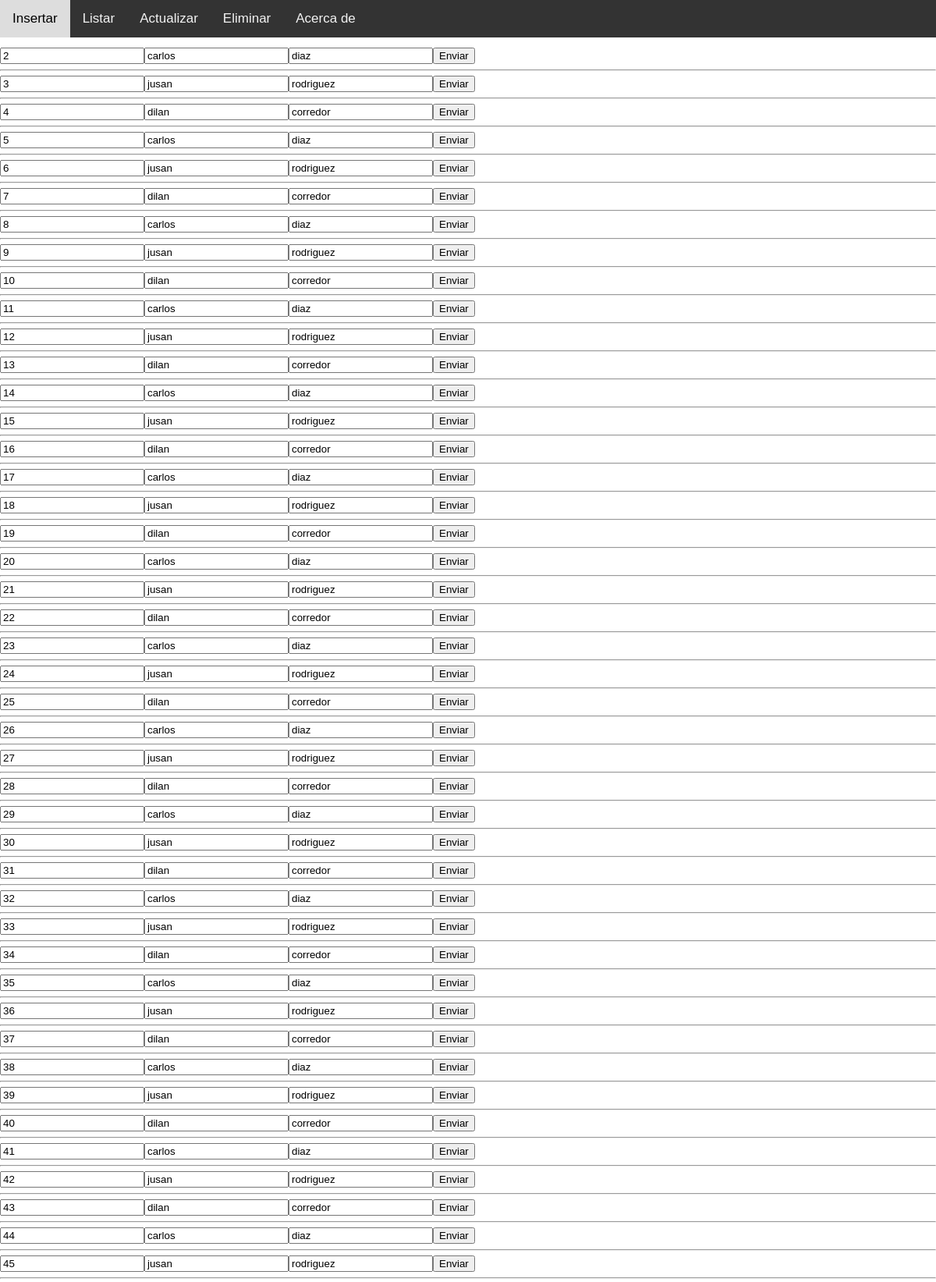
/actualizar.php (upper part), run on the app's committed database.
### tables this page shows
CREATE TABLE `usuarios` (
  `id` int(30) NOT NULL,
  `nombre` text NOT NULL,
  `apellido` text NOT NULL,
  `correo` text NOT NULL,
  `telefono` int(30) NOT NULL
);

### actualizar.php (the view, shortened to what this page needs)
<!DOCTYPE html>
<html lang="en">
<head>
</head>
<body>
    <?php
    include_once('cabecera.php');
    include_once('conexion.php');
    echo '<pre>';
    $sql = "SELECT id,nombre,apellido FROM usuarios";
    $resultado = $conexion->query($sql);
    if ($resultado->num_rows > 0) {
        while ($fila = $resultado->fetch_assoc()) {
            echo "<form action=actualizarR.php method='post'><input type='text' readonly name='id' value='" . $fila['id'] . "'>";
            echo "<input type='text' name='nombre' value='" . $fila['nombre'] . "'>";
            echo "<input type='text' name='apellido' value='" . $fila['apellido'] . "'>";
            echo "<button>Enviar</button></form><hr>";
        }
    } else {
        echo "Sin registros encontrados en la base de datos";
    }
    ?>
    </pre>
</body>
</html>

### estilos.css (style rules this page uses)
body { margin: 0; font-family: Arial, Helvetica, sans-serif; }

### data on the page
usuarios: id "2", nombre "carlos", apellido "diaz"
usuarios: id "3", nombre "jusan", apellido "rodriguez"
usuarios: id "4", nombre "dilan", apellido "corredor"
usuarios: id "5", nombre "carlos", apellido "diaz"
usuarios: id "6", nombre "jusan", apellido "rodriguez"
usuarios: id "7", nombre "dilan", apellido "corredor"
usuarios: id "8", nombre "carlos", apellido "diaz"
usuarios: id "9", nombre "jusan", apellido "rodriguez"
usuarios: id "10", nombre "dilan", apellido "corredor"
usuarios: id "11", nombre "carlos", apellido "diaz"
usuarios: id "12", nombre "jusan", apellido "rodriguez"
usuarios: id "13", nombre "dilan", apellido "corredor"
usuarios: id "14", nombre "carlos", apellido "diaz"
usuarios: id "15", nombre "jusan", apellido "rodriguez"
usuarios: id "16", nombre "dilan", apellido "corredor"
usuarios: id "17", nombre "carlos", apellido "diaz"
usuarios: id "18", nombre "jusan", apellido "rodriguez"
usuarios: id "19", nombre "dilan", apellido "corredor"
usuarios: id "20", nombre "carlos", apellido "diaz"
usuarios: id "21", nombre "jusan", apellido "rodriguez"
usuarios: id "22", nombre "dilan", apellido "corredor"
usuarios: id "23", nombre "carlos", apellido "diaz"
usuarios: id "24", nombre "jusan", apellido "rodriguez"
usuarios: id "25", nombre "dilan", apellido "corredor"
usuarios: id "26", nombre "carlos", apellido "diaz"
usuarios: id "27", nombre "jusan", apellido "rodriguez"
usuarios: id "28", nombre "dilan", apellido "corredor"
usuarios: id "29", nombre "carlos", apellido "diaz"
usuarios: id "30", nombre "jusan", apellido "rodriguez"
usuarios: id "31", nombre "dilan", apellido "corredor"
usuarios: id "32", nombre "carlos", apellido "diaz"
usuarios: id "33", nombre "jusan", apellido "rodriguez"
usuarios: id "34", nombre "dilan", apellido "corredor"
usuarios: id "35", nombre "carlos", apellido "diaz"
usuarios: id "36", nombre "jusan", apellido "rodriguez"
usuarios: id "37", nombre "dilan", apellido "corredor"
usuarios: id "38", nombre "carlos", apellido "diaz"
usuarios: id "39", nombre "jusan", apellido "rodriguez"
usuarios: id "40", nombre "dilan", apellido "corredor"
usuarios: id "41", nombre "carlos", apellido "diaz"
usuarios: id "42", nombre "jusan", apellido "rodriguez"
usuarios: id "43", nombre "dilan", apellido "corredor"
usuarios: id "44", nombre "carlos", apellido "diaz"
usuarios: id "45", nombre "jusan", apellido "rodriguez"
